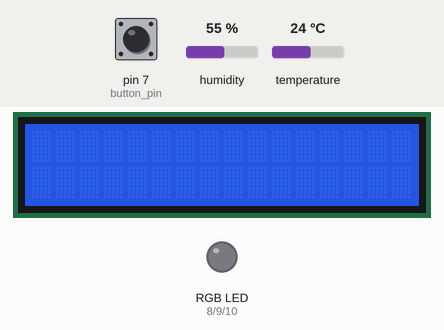
Simulated run of this sketch. Board: Arduino Uno, built with avr-gcc and run on an emulated ATmega328P. Shown: 16×2 character LCD, an RGB LED mixed from three pins (HIGH = lit). The inputs (shaded band) are chosen by the test bench; at power-on: pin 7 (button_pin) LOW, humidity 55 %, temperature 24 °C. What the sketch prints to the serial monitor is not drawn.

Above: at 1.2 s.
1.3 s: pin 7 (button_pin) pulled HIGH for 2.35 s
At 3.5 s:
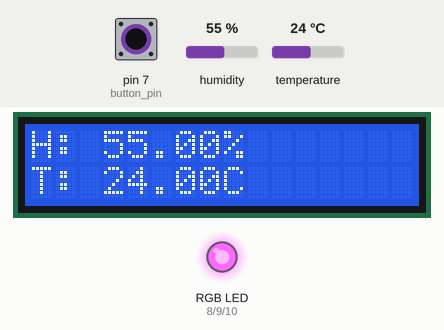
Timing chart, 0 to 5.6 s (numbered marks = the images above; inputs shaded):
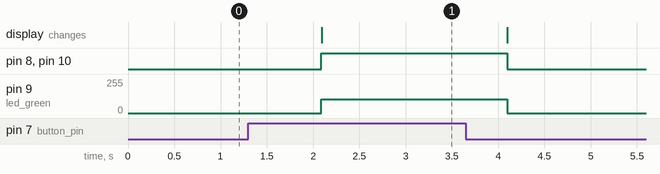

Measured:
- after the input at 1.3 s, pin 8 (led_red), pin 10 (led_blue): LOW → HIGH after 0.79 s, → LOW 2.0 s later; pin 9 (led_green): 0/255 → 103/255 after 0.79 s, → 0/255 2.0 s later; the display: changes after 0.80 s (image 1)

The sketch:

climasync.ino
```cpp
#include <Arduino.h>
#include <Adafruit_Sensor.h>
#include <LiquidCrystal.h>
#include <SPI.h>
#include <DHT.h>
#include <Adafruit_I2CDevice.h>

#define DHTTYPE DHT11
#define DHTPIN  6

const int rs = 12, en = 11, d4 = 2, d5 = 3, d6 =4, d7 = 5;

int button_pin = 7;

int led_blue = 10;
int led_green = 9;
int led_red = 8;


DHT dht(DHTPIN, DHTTYPE);

LiquidCrystal lcd(rs, en, d4, d5, d6, d7);


void printing(float humidity, float temperature){
    Serial.print("Humidity: ");
    Serial.print(humidity);
    Serial.print("\n");
    Serial.print("Temperature: ");
    Serial.print(temperature);
    Serial.print("\n");

}

void lcd_printing(float humidity, float temperature) {
    lcd.clear();  // Clear the display to refresh the content
    lcd.setCursor(0, 0);  // Set the cursor to the first line, first position
    lcd.print("H: ");
    lcd.print(humidity);
    lcd.print("%   ");    // Ensures to overwrite old data

    lcd.setCursor(0, 1);  // Set the cursor to the second line, first position
    lcd.print("T: ");
    lcd.print(temperature);
    lcd.print("C   ");    // Add units and clear remaining space
}

void setup(){
    pinMode(led_red, OUTPUT);
    pinMode(led_blue, OUTPUT);
    pinMode(led_green, OUTPUT);
    Serial.begin(9600);
    dht.begin();
    lcd.begin(16,2);
    pinMode(button_pin, INPUT);
}

void loop() {
    int button_state = digitalRead(button_pin);

    if (button_state == 1){

        float humidity = dht.readHumidity();

        float temperature = dht.readTemperature(false);

        if (isnan(humidity) || isnan(temperature)){
            Serial.println("Failed to read data.");
            return;
        }

        if (humidity >= 70.0 || temperature >= 30.0){
            analogWrite(led_red, 255);
            analogWrite(led_blue, 0);
            analogWrite(led_green, 0);
            printing(humidity, temperature);
            lcd_printing(humidity, temperature);

        }

        else if (humidity >= 40.0 || temperature >= 25.0){
            analogWrite(led_red, 240);
            analogWrite(led_blue, 255);
            analogWrite(led_green, 103);
            printing(humidity, temperature);
            lcd_printing(humidity, temperature);
        }
        else if (humidity < 40.0 || temperature < 25.0){
            analogWrite(led_red, 0);
            analogWrite(led_blue, 0);
            analogWrite(led_green, 255);
            printing(humidity, temperature);
            lcd_printing(humidity, temperature);
    }


    }
    else{
        Serial.print("Please press the button to read data:");
        Serial.print(button_state);
        Serial.print("\n");
        lcd.clear();
        analogWrite(led_red, 0);
        analogWrite(led_blue, 0);
        analogWrite(led_green, 0);
    }
    delay(2000);
}
```

climasync.cpp
```cpp
#include <Arduino.h>
#include <Adafruit_Sensor.h>
#include <LiquidCrystal.h>
#include <SPI.h>
#include <DHT.h>
#include <Adafruit_I2CDevice.h>

#define DHTTYPE DHT11
#define DHTPIN  6

const int rs = 12, en = 11, d4 = 2, d5 = 3, d6 =4, d7 = 5;

int button_pin = 7;

int led_blue = 10;
int led_green = 9;
int led_red = 8;


DHT dht(DHTPIN, DHTTYPE);

LiquidCrystal lcd(rs, en, d4, d5, d6, d7);


void printing(float humidity, float temperature){
    Serial.print("Humidity: ");
    Serial.print(humidity);
    Serial.print("\n");
    Serial.print("Temperature: ");
    Serial.print(temperature);
    Serial.print("\n");

}

void lcd_printing(float humidity, float temperature) {
    lcd.clear();  // Clear the display to refresh the content
    lcd.setCursor(0, 0);  // Set the cursor to the first line, first position
    lcd.print("H: ");
    lcd.print(humidity);
    lcd.print("%   ");    // Ensures to overwrite old data

    lcd.setCursor(0, 1);  // Set the cursor to the second line, first position
    lcd.print("T: ");
    lcd.print(temperature);
    lcd.print("C   ");    // Add units and clear remaining space
}

void setup(){
    pinMode(led_red, OUTPUT);
    pinMode(led_blue, OUTPUT);
    pinMode(led_green, OUTPUT);
    Serial.begin(9600);
    dht.begin();
    lcd.begin(16,2);
    pinMode(button_pin, INPUT);
}

void loop() {
    int button_state = digitalRead(button_pin);

    if (button_state == 1){

        float humidity = dht.readHumidity();

        float temperature = dht.readTemperature(false);

        if (isnan(humidity) || isnan(temperature)){
            Serial.println("Failed to read data.");
            return;
        }

        if (humidity >= 70.0 || temperature >= 30.0){
            analogWrite(led_red, 255);
            analogWrite(led_blue, 0);
            analogWrite(led_green, 0);
            printing(humidity, temperature);
            lcd_printing(humidity, temperature);

        }

        else if (humidity >= 40.0 || temperature >= 25.0){
            analogWrite(led_red, 240);
            analogWrite(led_blue, 255);
            analogWrite(led_green, 103);
            printing(humidity, temperature);
            lcd_printing(humidity, temperature);
        }
        else if (humidity < 40.0 || temperature < 25.0){
            analogWrite(led_red, 0);
            analogWrite(led_blue, 0);
            analogWrite(led_green, 255);
            printing(humidity, temperature);
            lcd_printing(humidity, temperature);
    }


    }
    else{
        Serial.print("Please press the button to read data:");
        Serial.print(button_state);
        Serial.print("\n");
        lcd.clear();
        analogWrite(led_red, 0);
        analogWrite(led_blue, 0);
        analogWrite(led_green, 0);
    }
    delay(2000);
}
```
